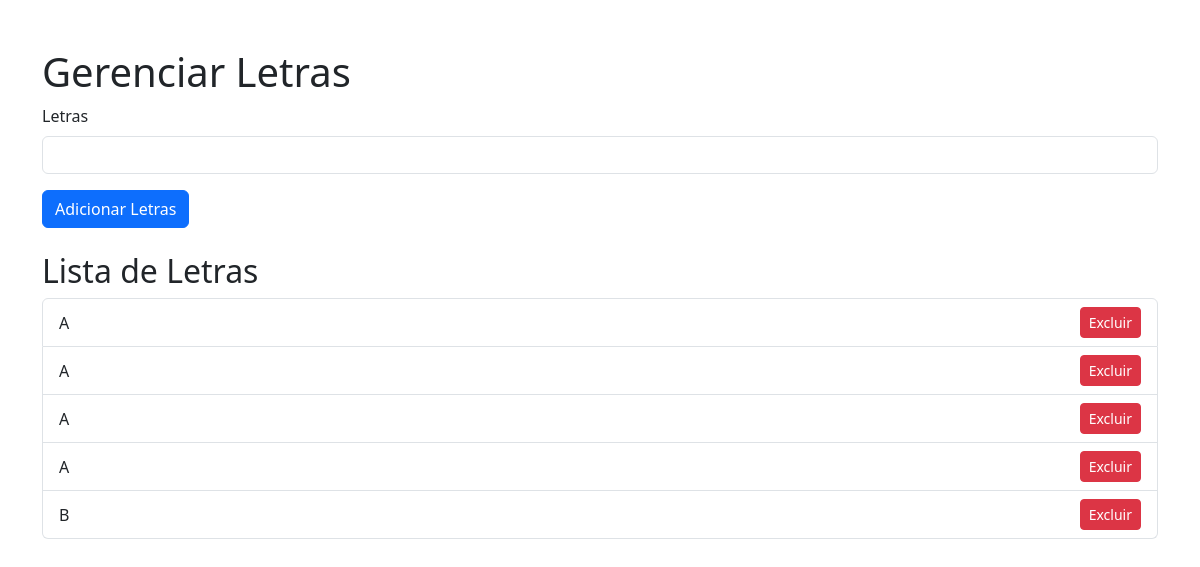
Before: /admin/letra with the older database file.
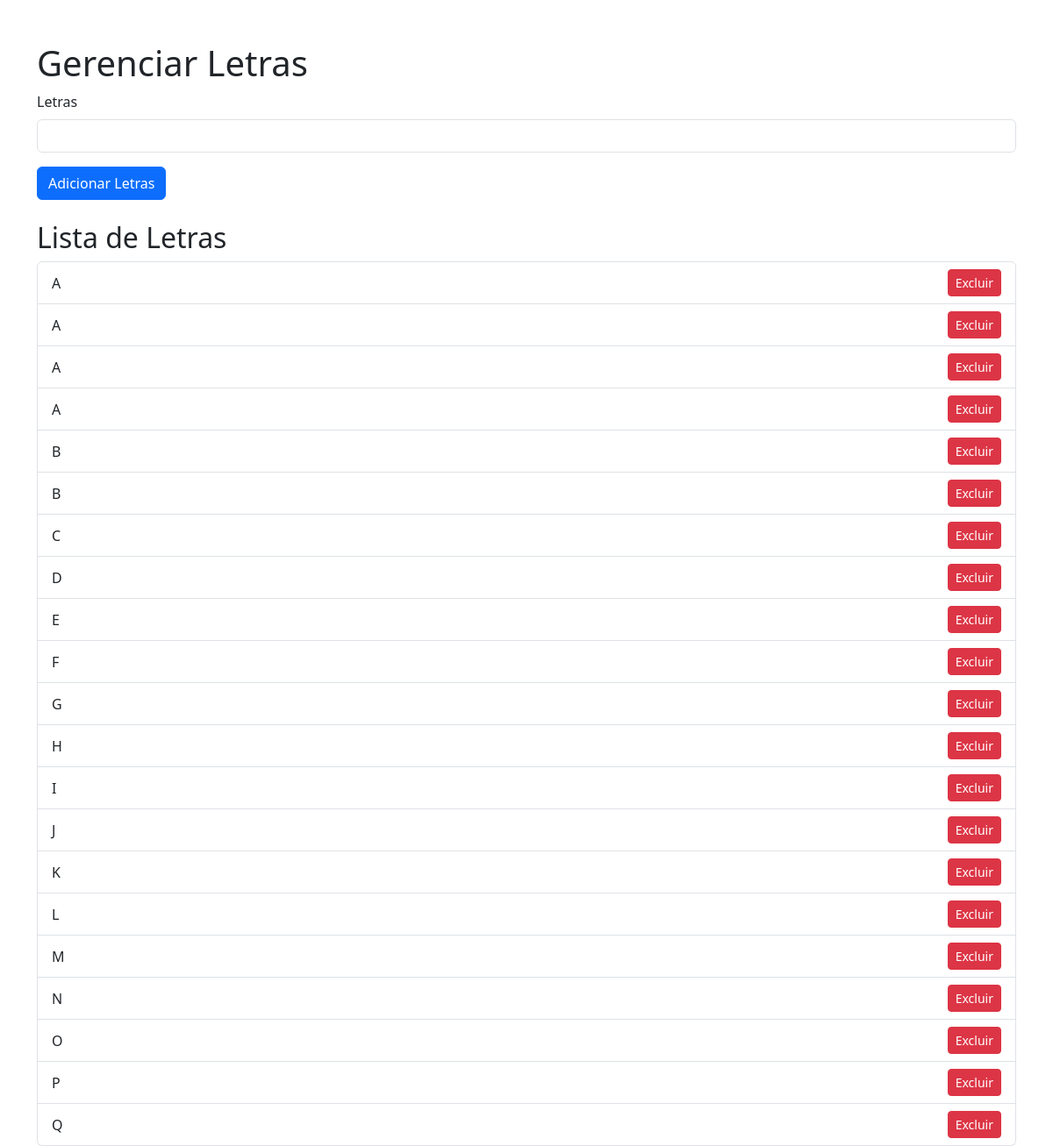
After: the same page with the newer database file.
### app.py (models this page shows, shortened)
class Letras(db.Model):
    id = db.Column(db.Integer, primary_key=True)
    letra = db.Column(db.String(1), nullable=False)

### app.py (the view)
@app.route('/admin/letra', methods=['GET', 'POST'])
def admin_letras():
    if request.method == 'POST':
        letra = request.form.get('letra')
        letra_db = Letras(letra=letra)
        db.session.add(letra_db)
        db.session.commit()
    letras = Letras.query.all()
    return render_template('letra.html', letras=letras)

### templates/letra.html
{% extends "base.html" %}
{% block content %}
<div class="container mt-5">
    <h1>Gerenciar Letras</h1>
    <form method="POST" action="/admin/letra">
        <div class="mb-3">
            <label for="letra" class="form-label">Letras</label>
            <input type="text" class="form-control" id="letra" name="letra" required>
        </div>
        <button type="submit" class="btn btn-primary">Adicionar Letras</button>
    </form>
    <h2 class="mt-4">Lista de Letras</h2>
    <ul class="list-group">
        {% for letra in letras %}
            <li class="list-group-item d-flex justify-content-between align-items-center">
                {{ letra.letra }}
                <form method="POST" action="/admin/letra/{{ letra.id }}" class="d-inline">
                    <button type="submit" class="btn btn-danger btn-sm">Excluir</button>
                </form>
            </li>
        {% endfor %}
    </ul>
</div>
{% endblock %}

### templates/base.html (shortened to what this page needs)
<!DOCTYPE html>
<html lang="pt-BR">
<head>
    <link href="https://cdn.jsdelivr.net/npm/bootstrap@5.3.7/dist/css/bootstrap.min.css" rel="stylesheet">
    <link rel="stylesheet" href="{{ url_for('static', filename='style.css') }}">
</head>
<body>
    <div>
        {% block content %}
        {% endblock %}
    </div>
</body>
</html>

Changed rows visible on the page:
added Letras: letra "B"
added Letras: letra "C"
added Letras: letra "D"
added Letras: letra "E"
added Letras: letra "F"
added Letras: letra "G"
added Letras: letra "H"
added Letras: letra "I"
added Letras: letra "J"
added Letras: letra "K"
added Letras: letra "L"
added Letras: letra "M"
added Letras: letra "N"
added Letras: letra "O"
added Letras: letra "P"
added Letras: letra "Q"
